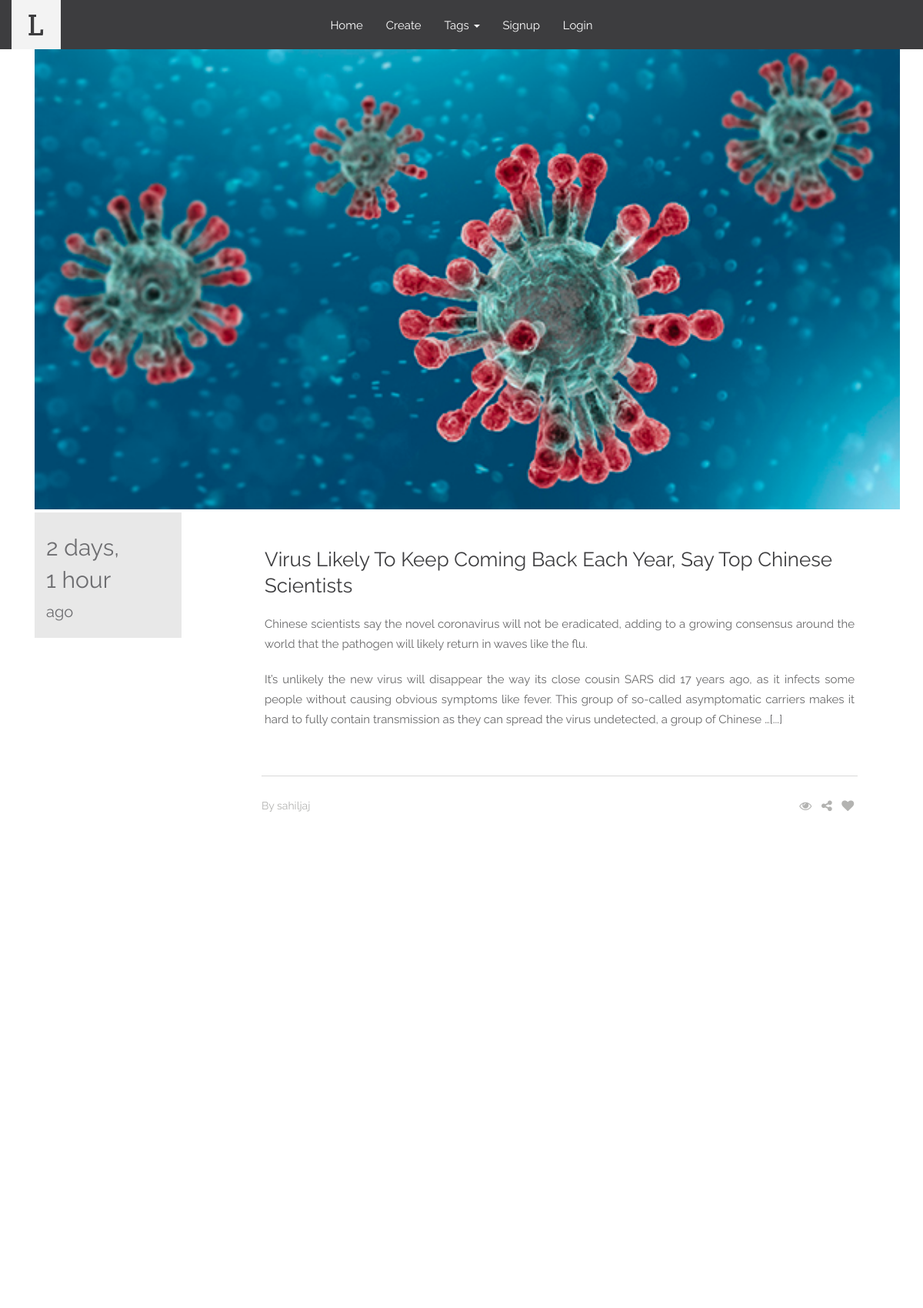
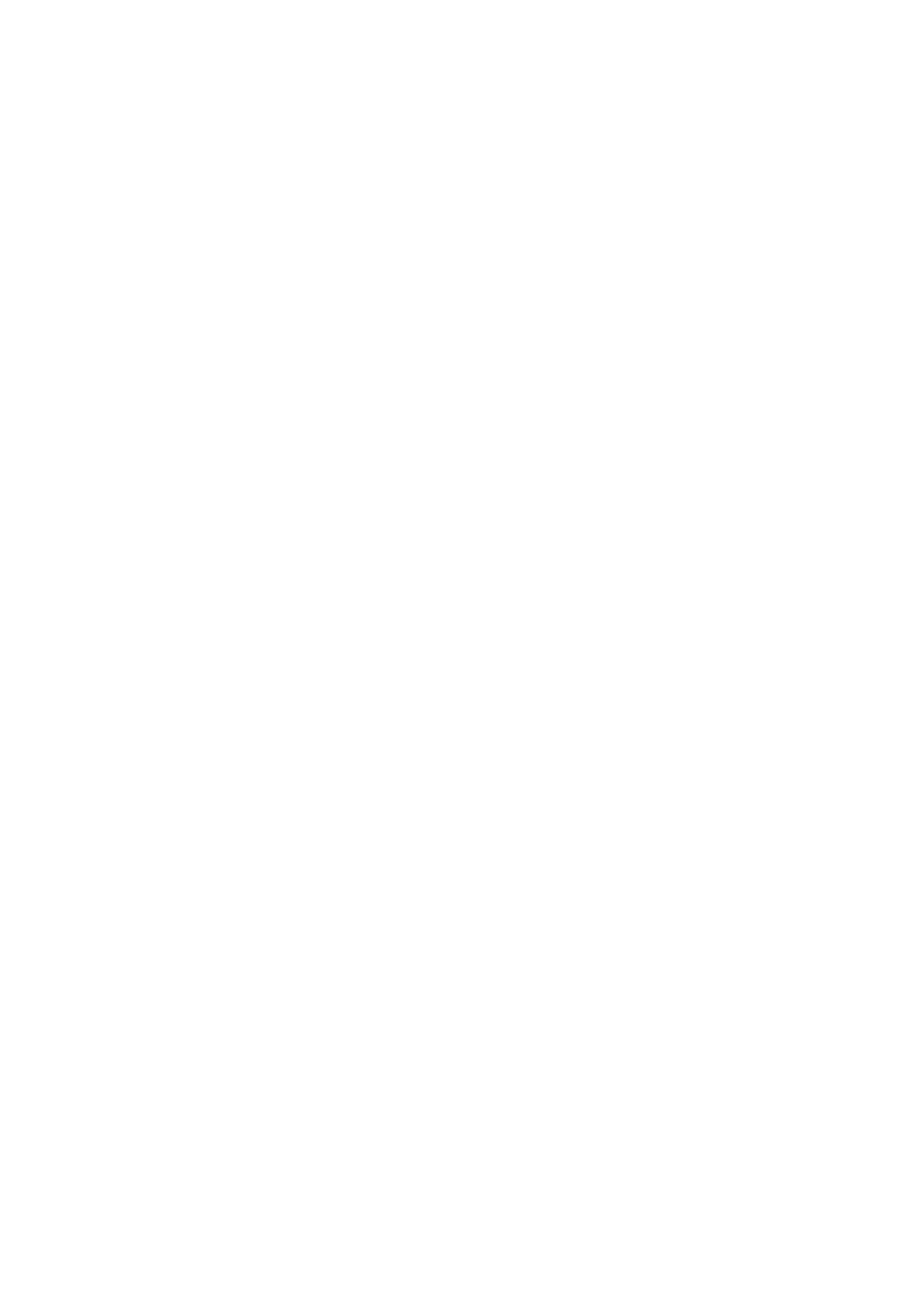
The page / (upper part) on the database its author committed (2 pictures, top to bottom).
### posts/models.py (models this page shows, shortened)
class Post(models.Model):
    user = models.CharField(max_length=100)
    title = models.CharField(max_length=150)
    image = models.FileField(upload_to='images/',
        null=True,
        blank=True,
        )
    height_field = models.IntegerField(default=0)
    width_field = models.IntegerField(default=0)
    content = models.TextField()
    timestamp = models.DateTimeField(auto_now_add=True)
    updated = models.DateTimeField(auto_now=True)
    def get_absolute_url(self):
        return reverse("detail", kwargs={"id": self.id})
    class Meta:
        ordering = ["-timestamp", "-updated"]

### posts/views.py (the view)
# urls.py: url(r'^$', views.posts_list, name="list"),
def posts_list(request):
    queryset_list = Post.objects.all()  # .order_by("-timestamp")
    paginator = Paginator(queryset_list, 10)  # Show 25 contacts per page
    page_request_var = 'Page'
    logged_in_user = request.user
    page = request.GET.get(page_request_var)
    try:
        queryset = paginator.page(page)
    except PageNotAnInteger:
        queryset = paginator.page(1)
    except EmptyPage:
        queryset = paginator.page(paginator.num_pages)
    context = {
        "title": "List",
        "object_list": queryset,
        "page_request_var": page_request_var,
        "user": logged_in_user,
        "tags": Tag.objects.all(),
    }
    return render(request, 'list.html', context)

### posts/models.py (called while the page is built)
    def get_absolute_url(self):
        return reverse("tags", kwargs={"tag": self.name})

### posts/templates/list.html
{% extends "base.html" %}
{% load humanize %}
{% block content %}
    <div class="post-fluid large-image-v1">
        {% for obj in object_list %}
			<div class="container-fluid">
				<div class="container">
					<div class="row post-items">
						<div class="post-item-banner">
							{% if obj.image %}
							    <img src="{{ obj.image.url }}" class="img-responsive"/>
                            {% else %}
                                <img src="static/img/img-08.png" class="img-responsive"/>
                            {% endif %}
						</div>
						<div class="col-md-2">
							<div class="post-item-short">
								<span class="medium-text" style="font-size: 30px; margin-top: -35px;">{{ obj.timestamp|timesince }}</span>
								<span class="medium-text" style="font-size: 20px; margin-top: -40px;">ago</span>
							</div>
						</div>
						<div class="col-md-10">
							<div class="post-item">
								<div class="post-item-paragraph">
                                    <h2><a href="{{ obj.get_absolute_url }}">{{ obj.title|title }}</a></h2>
									<p>{{ obj.content|linebreaks|truncatechars:500 }}<a href="{{ obj.get_absolute_url }}" class="more">[...]</a></p>
								</div>
								<div class="post-item-info clearfix">
									<div class="pull-left">
										By {{ obj.user }}
									</div>
									<div class="post-item-social">
										<a href="#" class="quick-read"><i class="fa fa-eye"></i></a>
										<a href="#" tabindex="0" role="button" data-toggle="popover" data-trigger="focus" data-placement="top" data-content="<a href='#'><i class='fa fa-facebook'></i></a><a href='#'><i class='fa fa-twitter'></i></a>" class="pis-share"><i class="fa fa-share-alt"></i></a>
										<a href="#" class="post-like"><i class="fa fa-heart"></i><span>28</span></a>
									</div>
								</div>
							</div>
						</div>
					</div>
				</div>
			</div>
        {% endfor %}
    </div>
{% endblock content %}

### rows shown on the page
Post: image (picture), timestamp "2 days, 1 hour", title "Virus Likely To Keep Coming Back Each Year, Say Top Chinese Scientists", content "Chinese scientists say the novel coronavirus will not be eradicated, adding to a growing consensus around the world that the pathogen will likely return in waves like the flu. It’s unlikely the new virus will disappear the way its close cousin SARS did 17 years ago, as it infects some people without causing obvious symptoms like fever. This group of so-called asymptomatic carriers makes it hard to fully contain transmission as they can spread the virus undetected, a group of Chinese …", user "sahiljaj"
